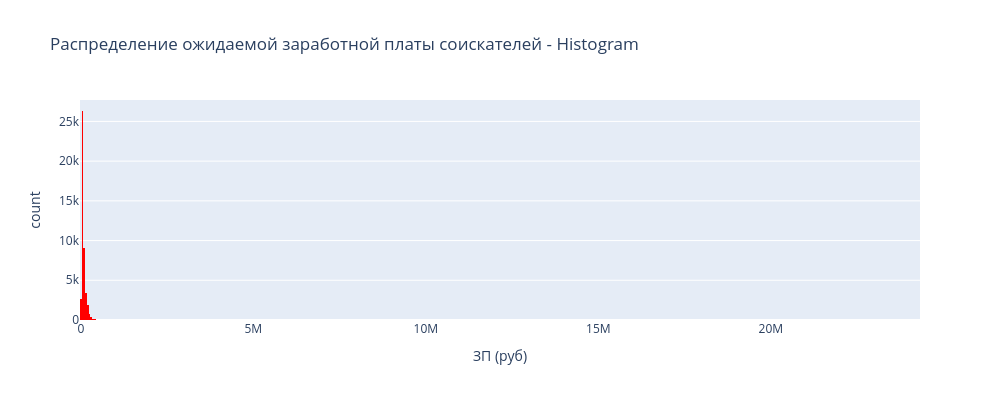
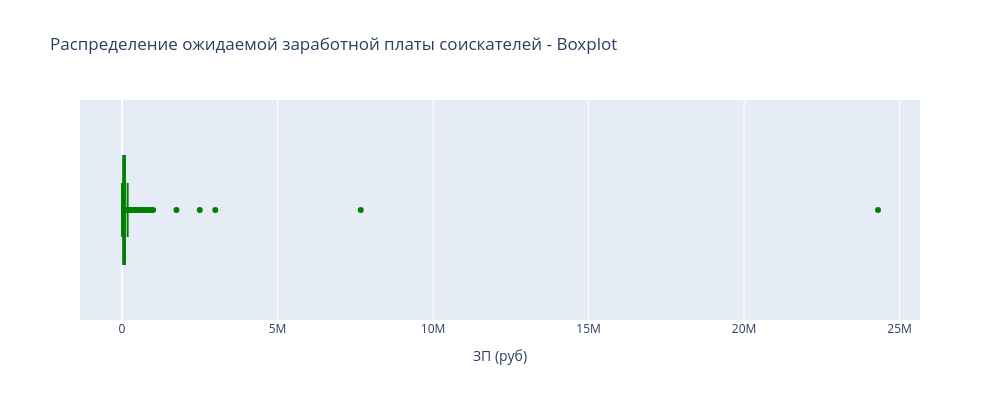

Notebook source saved alongside these figures, in order:
### Markdown cell above
3. Анализируем распределение признака **"ЗП (руб)"**:  
- Найдем предельные значения заработной платы  
- Примерный интервал для большинства соискателей  
- Выявим аномалии

### Code cell
# --- Гистограмма ---
fig_hist = px.histogram(
    merged_data,
    x="ЗП (руб)",
    nbins=1000,
    height=400,
    width=1000,
    title="Распределение ожидаемой заработной платы соискателей - Histogram",
    color_discrete_sequence=["red"]
)
fig_hist.show()
fig_hist.write_html("plotly_graphics/Распределение ожидаемой заработной платы соискателей - Histogram.html")

# --- Boxplot ---
fig_box = px.box(
    merged_data,
    x="ЗП (руб)",
    height=400,
    width=1000,
    title="Распределение ожидаемой заработной платы соискателей - Boxplot",
    color_discrete_sequence=["green"]
)
fig_box.show()

fig_box.write_html("plotly_graphics/Распределение ожидаемой заработной платы соискателей - Boxplot.html")

### Figure 1 — Plotly figure (JSON) as saved in the notebook; plotly's stock layout.template omitted (floating-point values rounded to 4 significant figures; data arrays with more than 128 entries replaced by an {"elided": "..."} marker saying what was removed)
{"data": [{"bingroup": "x", "hovertemplate": "ЗП (руб)=%{x}<br>count=%{y}<extra></extra>", "legendgroup": "", "marker": {"color": "red", "pattern": {"shape": ""}}, "name": "", "nbinsx": 1000, "orientation": "v", "showlegend": false, "type": "histogram", "x": {"elided": "44744 float values"}, "xaxis": "x", "yaxis": "y"}], "layout": {"barmode": "relative", "height": 400, "legend": {"tracegroupgap": 0}, "title": {"text": "Распределение ожидаемой заработной платы соискателей - Histogram"}, "width": 1000, "xaxis": {"anchor": "y", "domain": [0, 1], "title": {"text": "ЗП (руб)"}}, "yaxis": {"anchor": "x", "domain": [0, 1], "title": {"text": "count"}}}}

### Figure 2 — Plotly figure (JSON) as saved in the notebook; plotly's stock layout.template omitted (floating-point values rounded to 4 significant figures; data arrays with more than 128 entries replaced by an {"elided": "..."} marker saying what was removed)
{"data": [{"alignmentgroup": "True", "hovertemplate": "ЗП (руб)=%{x}<extra></extra>", "legendgroup": "", "marker": {"color": "green"}, "name": "", "notched": false, "offsetgroup": "", "orientation": "h", "showlegend": false, "type": "box", "x": {"elided": "44744 float values"}, "x0": " ", "xaxis": "x", "y0": " ", "yaxis": "y"}], "layout": {"boxmode": "group", "height": 400, "legend": {"tracegroupgap": 0}, "title": {"text": "Распределение ожидаемой заработной платы соискателей - Boxplot"}, "width": 1000, "xaxis": {"anchor": "y", "domain": [0, 1], "title": {"text": "ЗП (руб)"}}, "yaxis": {"anchor": "x", "domain": [0, 1]}}}
